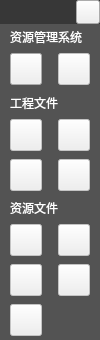
<?xml version="1.0" encoding="UTF-8"?>
<ui version="4.0">
 <class>LoginWidget</class>
 <widget class="QWidget" name="LoginWidget">
  <property name="geometry">
   <rect>
    <x>0</x>
    <y>0</y>
    <width>100</width>
    <height>340</height>
   </rect>
  </property>
  <property name="maximumSize">
   <size>
    <width>150</width>
    <height>16777215</height>
   </size>
  </property>
  <property name="windowTitle">
   <string>Form</string>
  </property>
  <layout class="QVBoxLayout" name="verticalLayout">
   <property name="spacing">
    <number>0</number>
   </property>
   <property name="leftMargin">
    <number>0</number>
   </property>
   <property name="topMargin">
    <number>0</number>
   </property>
   <property name="rightMargin">
    <number>0</number>
   </property>
   <property name="bottomMargin">
    <number>0</number>
   </property>
   <item>
    <widget class="QWidget" name="widget" native="true">
     <property name="minimumSize">
      <size>
       <width>0</width>
       <height>24</height>
      </size>
     </property>
     <property name="maximumSize">
      <size>
       <width>200</width>
       <height>24</height>
      </size>
     </property>
     <property name="styleSheet">
      <string notr="true">QWidget#widget{background-color: rgb(55, 55, 55);}</string>
     </property>
     <layout class="QHBoxLayout" name="horizontalLayout">
      <property name="spacing">
       <number>0</number>
      </property>
      <property name="leftMargin">
       <number>0</number>
      </property>
      <property name="topMargin">
       <number>0</number>
      </property>
      <property name="rightMargin">
       <number>0</number>
      </property>
      <property name="bottomMargin">
       <number>0</number>
      </property>
      <item>
       <spacer name="horizontalSpacer">
        <property name="orientation">
         <enum>Qt::Horizontal</enum>
        </property>
        <property name="sizeHint" stdset="0">
         <size>
          <width>123</width>
          <height>20</height>
         </size>
        </property>
       </spacer>
      </item>
      <item>
       <widget class="QPushButton" name="pushButton_close">
        <property name="minimumSize">
         <size>
          <width>24</width>
          <height>24</height>
         </size>
        </property>
        <property name="maximumSize">
         <size>
          <width>24</width>
          <height>24</height>
         </size>
        </property>
        <property name="styleSheet">
         <string notr="true">QPushButton#pushButton_close{border-image: url(:/Resource/PNG/btn_Close.png);}
QPushButton#pushButton_close:hover{border-image: url(:/Resource/PNG/btn_Close02.png);}
QPushButton#pushButton_close:pressed{border-image: url(:/Resource/PNG/btn_Close02.png);}</string>
        </property>
        <property name="text">
         <string/>
        </property>
       </widget>
      </item>
     </layout>
    </widget>
   </item>
   <item>
    <widget class="QWidget" name="widget_2" native="true">
     <property name="styleSheet">
      <string notr="true">QWidget#widget_2{background-color: rgb(83, 83, 83);}</string>
     </property>
     <layout class="QVBoxLayout" name="verticalLayout_2">
      <property name="spacing">
       <number>0</number>
      </property>
      <property name="leftMargin">
       <number>0</number>
      </property>
      <property name="topMargin">
       <number>0</number>
      </property>
      <property name="rightMargin">
       <number>0</number>
      </property>
      <property name="bottomMargin">
       <number>0</number>
      </property>
      <item>
       <widget class="QWidget" name="widget_3" native="true">
        <property name="maximumSize">
         <size>
          <width>16777215</width>
          <height>80</height>
         </size>
        </property>
        <layout class="QVBoxLayout" name="verticalLayout_3">
         <property name="spacing">
          <number>0</number>
         </property>
         <property name="leftMargin">
          <number>0</number>
         </property>
         <property name="topMargin">
          <number>0</number>
         </property>
         <property name="rightMargin">
          <number>0</number>
         </property>
         <property name="bottomMargin">
          <number>0</number>
         </property>
         <item>
          <widget class="QWidget" name="widget_6" native="true">
           <property name="minimumSize">
            <size>
             <width>0</width>
             <height>25</height>
            </size>
           </property>
           <property name="maximumSize">
            <size>
             <width>16777215</width>
             <height>25</height>
            </size>
           </property>
           <layout class="QHBoxLayout" name="horizontalLayout_2">
            <property name="spacing">
             <number>0</number>
            </property>
            <property name="leftMargin">
             <number>10</number>
            </property>
            <property name="topMargin">
             <number>0</number>
            </property>
            <property name="rightMargin">
             <number>0</number>
            </property>
            <property name="bottomMargin">
             <number>0</number>
            </property>
            <item>
             <widget class="QLabel" name="label">
              <property name="styleSheet">
               <string notr="true">font: 75 16pt &quot;微软雅黑&quot;;
font-size:12px;
color:#FFFFFF</string>
              </property>
              <property name="text">
               <string>资源管理系统</string>
              </property>
             </widget>
            </item>
            <item>
             <spacer name="horizontalSpacer_2">
              <property name="orientation">
               <enum>Qt::Horizontal</enum>
              </property>
              <property name="sizeHint" stdset="0">
               <size>
                <width>98</width>
                <height>9</height>
               </size>
              </property>
             </spacer>
            </item>
           </layout>
          </widget>
         </item>
         <item>
          <widget class="QWidget" name="widget_7" native="true">
           <property name="minimumSize">
            <size>
             <width>0</width>
             <height>40</height>
            </size>
           </property>
           <property name="maximumSize">
            <size>
             <width>16777215</width>
             <height>40</height>
            </size>
           </property>
           <layout class="QHBoxLayout" name="horizontalLayout_3">
            <property name="leftMargin">
             <number>0</number>
            </property>
            <property name="topMargin">
             <number>0</number>
            </property>
            <property name="rightMargin">
             <number>0</number>
            </property>
            <property name="bottomMargin">
             <number>0</number>
            </property>
            <item>
             <widget class="QPushButton" name="pushButton_login">
              <property name="enabled">
               <bool>true</bool>
              </property>
              <property name="maximumSize">
               <size>
                <width>32</width>
                <height>32</height>
               </size>
              </property>
              <property name="toolTip">
               <string>登录</string>
              </property>
              <property name="styleSheet">
               <string notr="true">QPushButton#pushButton_login{border-image: url(:/Resource/PNG/icon_user01.png);}
QPushButton#pushButton_login:hover{border-image: url(:/Resource/PNG/icon_user02.png);}
QPushButton#pushButton_login:pressed{border-image: url(:/Resource/PNG/icon_user02.png);}
QPushButton#pushButton_login:disabled{border-image: url(:/Resource/PNG/icon_user04.png);}</string>
              </property>
              <property name="text">
               <string/>
              </property>
             </widget>
            </item>
            <item>
             <widget class="QPushButton" name="pushButton_exit">
              <property name="enabled">
               <bool>false</bool>
              </property>
              <property name="maximumSize">
               <size>
                <width>32</width>
                <height>32</height>
               </size>
              </property>
              <property name="toolTip">
               <string>注销</string>
              </property>
              <property name="styleSheet">
               <string notr="true">QPushButton#pushButton_exit{border-image: url(:/Resource/PNG/icon_exit01.png);}
QPushButton#pushButton_exit:hover{border-image: url(:/Resource/PNG/icon_exit02.png);}
QPushButton#pushButton_exit:pressed{border-image: url(:/Resource/PNG/icon_exit02.png);}
QPushButton#pushButton_exit:disabled{border-image: url(:/Resource/PNG/icon_exit04.png);}</string>
              </property>
              <property name="text">
               <string/>
              </property>
             </widget>
            </item>
           </layout>
          </widget>
         </item>
        </layout>
       </widget>
      </item>
      <item>
       <widget class="QWidget" name="widget_4" native="true">
        <property name="minimumSize">
         <size>
          <width>0</width>
          <height>0</height>
         </size>
        </property>
        <property name="maximumSize">
         <size>
          <width>16777215</width>
          <height>130</height>
         </size>
        </property>
        <layout class="QVBoxLayout" name="verticalLayout_4">
         <property name="spacing">
          <number>0</number>
         </property>
         <property name="leftMargin">
          <number>0</number>
         </property>
         <property name="topMargin">
          <number>0</number>
         </property>
         <property name="rightMargin">
          <number>0</number>
         </property>
         <property name="bottomMargin">
          <number>0</number>
         </property>
         <item>
          <widget class="QWidget" name="widget_8" native="true">
           <property name="minimumSize">
            <size>
             <width>0</width>
             <height>25</height>
            </size>
           </property>
           <property name="maximumSize">
            <size>
             <width>16777215</width>
             <height>25</height>
            </size>
           </property>
           <layout class="QHBoxLayout" name="horizontalLayout_4">
            <property name="spacing">
             <number>0</number>
            </property>
            <property name="leftMargin">
             <number>10</number>
            </property>
            <property name="topMargin">
             <number>0</number>
            </property>
            <property name="rightMargin">
             <number>0</number>
            </property>
            <property name="bottomMargin">
             <number>0</number>
            </property>
            <item>
             <widget class="QLabel" name="label_2">
              <property name="styleSheet">
               <string notr="true">font: 75 16pt &quot;微软雅黑&quot;;
font-size:12px;
color:#FFFFFF</string>
              </property>
              <property name="text">
               <string>工程文件</string>
              </property>
             </widget>
            </item>
            <item>
             <spacer name="horizontalSpacer_3">
              <property name="orientation">
               <enum>Qt::Horizontal</enum>
              </property>
              <property name="sizeHint" stdset="0">
               <size>
                <width>89</width>
                <height>20</height>
               </size>
              </property>
             </spacer>
            </item>
           </layout>
          </widget>
         </item>
         <item>
          <widget class="QWidget" name="widget_9" native="true">
           <layout class="QVBoxLayout" name="verticalLayout_6">
            <property name="spacing">
             <number>0</number>
            </property>
            <property name="leftMargin">
             <number>0</number>
            </property>
            <property name="topMargin">
             <number>0</number>
            </property>
            <property name="rightMargin">
             <number>0</number>
            </property>
            <property name="bottomMargin">
             <number>0</number>
            </property>
            <item>
             <widget class="QWidget" name="widget_10" native="true">
              <property name="minimumSize">
               <size>
                <width>0</width>
                <height>40</height>
               </size>
              </property>
              <property name="maximumSize">
               <size>
                <width>16777215</width>
                <height>40</height>
               </size>
              </property>
              <property name="toolTip">
               <string/>
              </property>
              <property name="statusTip">
               <string/>
              </property>
              <layout class="QHBoxLayout" name="horizontalLayout_5">
               <property name="leftMargin">
                <number>0</number>
               </property>
               <property name="topMargin">
                <number>0</number>
               </property>
               <property name="rightMargin">
                <number>0</number>
               </property>
               <property name="bottomMargin">
                <number>0</number>
               </property>
               <item>
                <widget class="QPushButton" name="pushButton_open">
                 <property name="enabled">
                  <bool>false</bool>
                 </property>
                 <property name="maximumSize">
                  <size>
                   <width>32</width>
                   <height>32</height>
                  </size>
                 </property>
                 <property name="toolTip">
                  <string>打开工程</string>
                 </property>
                 <property name="toolTipDuration">
                  <number>0</number>
                 </property>
                 <property name="styleSheet">
                  <string notr="true">QPushButton#pushButton_open{border-image: url(:/Resource/PNG/icon_open01.png);}
QPushButton#pushButton_open:hover{border-image: url(:/Resource/PNG/icon_open02.png);}
QPushButton#pushButton_open:pressed{border-image: url(:/Resource/PNG/icon_open02.png);}
QPushButton#pushButton_open:disabled{border-image: url(:/Resource/PNG/icon_open04.png);}</string>
                 </property>
                 <property name="text">
                  <string/>
                 </property>
                </widget>
               </item>
               <item>
                <widget class="QPushButton" name="pushButton_send">
                 <property name="enabled">
                  <bool>false</bool>
                 </property>
                 <property name="maximumSize">
                  <size>
                   <width>32</width>
                   <height>32</height>
                  </size>
                 </property>
                 <property name="toolTip">
                  <string>发送工程</string>
                 </property>
                 <property name="styleSheet">
                  <string notr="true">QPushButton#pushButton_send{border-image: url(:/Resource/PNG/icon_sendp01.png);}
QPushButton#pushButton_send:hover{border-image: url(:/Resource/PNG/icon_sendp02.png);}
QPushButton#pushButton_send:pressed{border-image: url(:/Resource/PNG/icon_sendp02.png);}
QPushButton#pushButton_send:disabled{border-image: url(:/Resource/PNG/icon_sendp04.png);}</string>
                 </property>
                 <property name="text">
                  <string/>
                 </property>
                </widget>
               </item>
              </layout>
             </widget>
            </item>
            <item>
             <widget class="QWidget" name="widget_11" native="true">
              <property name="minimumSize">
               <size>
                <width>0</width>
                <height>40</height>
               </size>
              </property>
              <property name="maximumSize">
               <size>
                <width>16777215</width>
                <height>40</height>
               </size>
              </property>
              <layout class="QHBoxLayout" name="horizontalLayout_6">
               <property name="leftMargin">
                <number>0</number>
               </property>
               <property name="topMargin">
                <number>0</number>
               </property>
               <property name="rightMargin">
                <number>0</number>
               </property>
               <property name="bottomMargin">
                <number>0</number>
               </property>
               <item>
                <widget class="QPushButton" name="pushButton_save">
                 <property name="enabled">
                  <bool>false</bool>
                 </property>
                 <property name="maximumSize">
                  <size>
                   <width>32</width>
                   <height>32</height>
                  </size>
                 </property>
                 <property name="toolTip">
                  <string>保存工程</string>
                 </property>
                 <property name="styleSheet">
                  <string notr="true">QPushButton#pushButton_save{border-image: url(:/Resource/PNG/icon_save01.png);}
QPushButton#pushButton_save:hover{border-image: url(:/Resource/PNG/icon_save02.png);}
QPushButton#pushButton_save:pressed{border-image: url(:/Resource/PNG/icon_save02.png);}
QPushButton#pushButton_save:disabled{border-image: url(:/Resource/PNG/icon_save04.png);}
</string>
                 </property>
                 <property name="text">
                  <string/>
                 </property>
                </widget>
               </item>
               <item>
                <widget class="QPushButton" name="pushButton_saveoth">
                 <property name="enabled">
                  <bool>false</bool>
                 </property>
                 <property name="maximumSize">
                  <size>
                   <width>32</width>
                   <height>32</height>
                  </size>
                 </property>
                 <property name="toolTip">
                  <string>另存为</string>
                 </property>
                 <property name="styleSheet">
                  <string notr="true">QPushButton#pushButton_saveoth{border-image: url(:/Resource/PNG/icon_saveo01.png);}
QPushButton#pushButton_saveoth:hover{border-image: url(:/Resource/PNG/icon_saveo02.png);}
QPushButton#pushButton_saveoth:pressed{border-image: url(:/Resource/PNG/icon_saveo02.png);}
QPushButton#pushButton_saveoth:disabled{border-image: url(:/Resource/PNG/icon_saveo04.png);}</string>
                 </property>
                 <property name="text">
                  <string/>
                 </property>
                </widget>
               </item>
              </layout>
             </widget>
            </item>
           </layout>
          </widget>
         </item>
        </layout>
       </widget>
      </item>
      <item>
       <widget class="QWidget" name="widget_5" native="true">
        <property name="minimumSize">
         <size>
          <width>0</width>
          <height>0</height>
         </size>
        </property>
        <property name="maximumSize">
         <size>
          <width>16777215</width>
          <height>180</height>
         </size>
        </property>
        <layout class="QVBoxLayout" name="verticalLayout_5">
         <property name="spacing">
          <number>0</number>
         </property>
         <property name="leftMargin">
          <number>0</number>
         </property>
         <property name="topMargin">
          <number>0</number>
         </property>
         <property name="rightMargin">
          <number>0</number>
         </property>
         <property name="bottomMargin">
          <number>0</number>
         </property>
         <item>
          <widget class="QWidget" name="widget_14" native="true">
           <property name="minimumSize">
            <size>
             <width>0</width>
             <height>25</height>
            </size>
           </property>
           <property name="maximumSize">
            <size>
             <width>16777215</width>
             <height>25</height>
            </size>
           </property>
           <layout class="QHBoxLayout" name="horizontalLayout_9">
            <property name="spacing">
             <number>0</number>
            </property>
            <property name="leftMargin">
             <number>10</number>
            </property>
            <property name="topMargin">
             <number>0</number>
            </property>
            <property name="rightMargin">
             <number>0</number>
            </property>
            <property name="bottomMargin">
             <number>0</number>
            </property>
            <item>
             <widget class="QLabel" name="label_3">
              <property name="styleSheet">
               <string notr="true">font: 75 16pt &quot;微软雅黑&quot;;
font-size:12px;
color:#FFFFFF</string>
              </property>
              <property name="text">
               <string>资源文件</string>
              </property>
             </widget>
            </item>
            <item>
             <spacer name="horizontalSpacer_5">
              <property name="orientation">
               <enum>Qt::Horizontal</enum>
              </property>
              <property name="sizeHint" stdset="0">
               <size>
                <width>89</width>
                <height>20</height>
               </size>
              </property>
             </spacer>
            </item>
           </layout>
          </widget>
         </item>
         <item>
          <widget class="QWidget" name="widget_12" native="true">
           <property name="minimumSize">
            <size>
             <width>0</width>
             <height>40</height>
            </size>
           </property>
           <property name="maximumSize">
            <size>
             <width>16777215</width>
             <height>40</height>
            </size>
           </property>
           <layout class="QHBoxLayout" name="horizontalLayout_7">
            <property name="leftMargin">
             <number>0</number>
            </property>
            <property name="topMargin">
             <number>0</number>
            </property>
            <property name="rightMargin">
             <number>0</number>
            </property>
            <property name="bottomMargin">
             <number>0</number>
            </property>
            <item>
             <widget class="QPushButton" name="pushButton_openvideo">
              <property name="enabled">
               <bool>false</bool>
              </property>
              <property name="minimumSize">
               <size>
                <width>32</width>
                <height>32</height>
               </size>
              </property>
              <property name="maximumSize">
               <size>
                <width>32</width>
                <height>32</height>
               </size>
              </property>
              <property name="toolTip">
               <string>打开资源</string>
              </property>
              <property name="styleSheet">
               <string notr="true">QPushButton#pushButton_openvideo{border-image: url(:/Resource/PNG/icon_outs01.png);}
QPushButton#pushButton_openvideo:hover{border-image: url(:/Resource/PNG/icon_outs02.png);}
QPushButton#pushButton_openvideo:pressed{border-image: url(:/Resource/PNG/icon_outs02.png);}
QPushButton#pushButton_openvideo:disabled{border-image: url(:/Resource/PNG/icon_outs04.png);}
</string>
              </property>
              <property name="text">
               <string/>
              </property>
             </widget>
            </item>
            <item>
             <widget class="QPushButton" name="pushButton_savevideo">
              <property name="enabled">
               <bool>false</bool>
              </property>
              <property name="minimumSize">
               <size>
                <width>32</width>
                <height>32</height>
               </size>
              </property>
              <property name="maximumSize">
               <size>
                <width>32</width>
                <height>32</height>
               </size>
              </property>
              <property name="toolTip">
               <string>保存资源</string>
              </property>
              <property name="styleSheet">
               <string notr="true">QPushButton#pushButton_savevideo{border-image: url(:/Resource/PNG/icon_ins01.png);}
QPushButton#pushButton_savevideo:hover{border-image: url(:/Resource/PNG/icon_ins02.png);}
QPushButton#pushButton_savevideo:pressed{border-image: url(:/Resource/PNG/icon_ins02.png);}
QPushButton#pushButton_savevideo:disabled{border-image: url(:/Resource/PNG/icon_ins04.png);}
</string>
              </property>
              <property name="text">
               <string/>
              </property>
             </widget>
            </item>
           </layout>
          </widget>
         </item>
         <item>
          <widget class="QWidget" name="widget_13" native="true">
           <property name="minimumSize">
            <size>
             <width>0</width>
             <height>40</height>
            </size>
           </property>
           <property name="maximumSize">
            <size>
             <width>16777215</width>
             <height>40</height>
            </size>
           </property>
           <layout class="QHBoxLayout" name="horizontalLayout_8">
            <property name="leftMargin">
             <number>0</number>
            </property>
            <property name="topMargin">
             <number>0</number>
            </property>
            <property name="rightMargin">
             <number>0</number>
            </property>
            <property name="bottomMargin">
             <number>0</number>
            </property>
            <item>
             <widget class="QPushButton" name="pushButton_sendvideo">
              <property name="enabled">
               <bool>false</bool>
              </property>
              <property name="minimumSize">
               <size>
                <width>32</width>
                <height>32</height>
               </size>
              </property>
              <property name="maximumSize">
               <size>
                <width>32</width>
                <height>32</height>
               </size>
              </property>
              <property name="toolTip">
               <string>发送资源</string>
              </property>
              <property name="styleSheet">
               <string notr="true">QPushButton#pushButton_sendvideo{border-image: url(:/Resource/PNG/icon_sends01.png);}
QPushButton#pushButton_sendvideo:hover{border-image: url(:/Resource/PNG/icon_sends02.png);}
QPushButton#pushButton_sendvideo:pressed{border-image: url(:/Resource/PNG/icon_sends02.png);}
QPushButton#pushButton_sendvideo:disabled{border-image: url(:/Resource/PNG/icon_sends04.png);}
</string>
              </property>
              <property name="text">
               <string/>
              </property>
             </widget>
            </item>
            <item>
             <widget class="QPushButton" name="pushButton_sendOthvideo">
              <property name="enabled">
               <bool>false</bool>
              </property>
              <property name="minimumSize">
               <size>
                <width>32</width>
                <height>32</height>
               </size>
              </property>
              <property name="maximumSize">
               <size>
                <width>32</width>
                <height>32</height>
               </size>
              </property>
              <property name="toolTip">
               <string>发送资源管理系统资源</string>
              </property>
              <property name="styleSheet">
               <string notr="true">QPushButton#pushButton_sendOthvideo{border-image: url(:/Resource/PNG/sendoth01.png);}
QPushButton#pushButton_sendOthvideo:hover{border-image: url(:/Resource/PNG/sendoth02.png);}
QPushButton#pushButton_sendOthvideo:pressed{border-image: url(:/Resource/PNG/sendoth02.png);}
QPushButton#pushButton_sendOthvideo:disabled{border-image: url(:/Resource/PNG/sendoth04.png);}
</string>
              </property>
              <property name="text">
               <string/>
              </property>
             </widget>
            </item>
           </layout>
          </widget>
         </item>
         <item>
          <widget class="QWidget" name="widget_15" native="true">
           <property name="minimumSize">
            <size>
             <width>0</width>
             <height>40</height>
            </size>
           </property>
           <property name="maximumSize">
            <size>
             <width>16777215</width>
             <height>40</height>
            </size>
           </property>
           <widget class="QPushButton" name="pushButton_search">
            <property name="enabled">
             <bool>false</bool>
            </property>
            <property name="geometry">
             <rect>
              <x>10</x>
              <y>4</y>
              <width>32</width>
              <height>32</height>
             </rect>
            </property>
            <property name="minimumSize">
             <size>
              <width>32</width>
              <height>32</height>
             </size>
            </property>
            <property name="maximumSize">
             <size>
              <width>32</width>
              <height>32</height>
             </size>
            </property>
            <property name="toolTip">
             <string>搜索资源</string>
            </property>
            <property name="styleSheet">
             <string notr="true">QPushButton#pushButton_search{border-image: url(:/Resource/PNG/icon_search01.png);}
QPushButton#pushButton_search:hover{border-image: url(:/Resource/PNG/icon_search02.png);}
QPushButton#pushButton_search:pressed{border-image: url(:/Resource/PNG/icon_search02.png);}
QPushButton#pushButton_search:disabled{border-image: url(:/Resource/PNG/icon_search04.png);}
</string>
            </property>
            <property name="text">
             <string/>
            </property>
           </widget>
          </widget>
         </item>
        </layout>
       </widget>
      </item>
     </layout>
    </widget>
   </item>
  </layout>
 </widget>
 <resources/>
 <connections/>
</ui>
